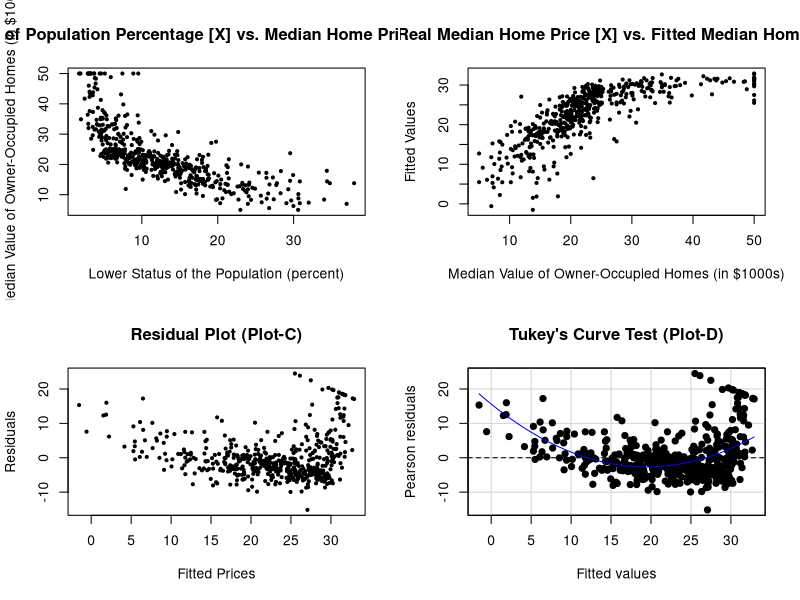
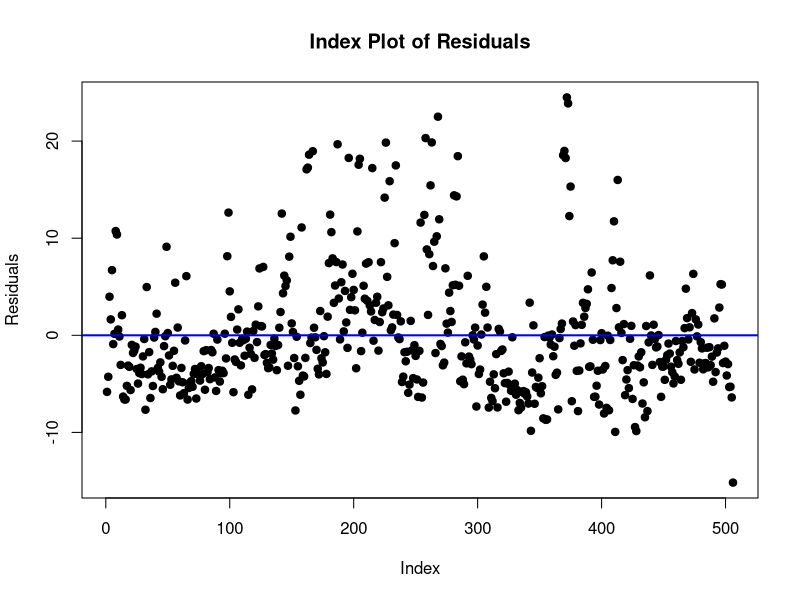
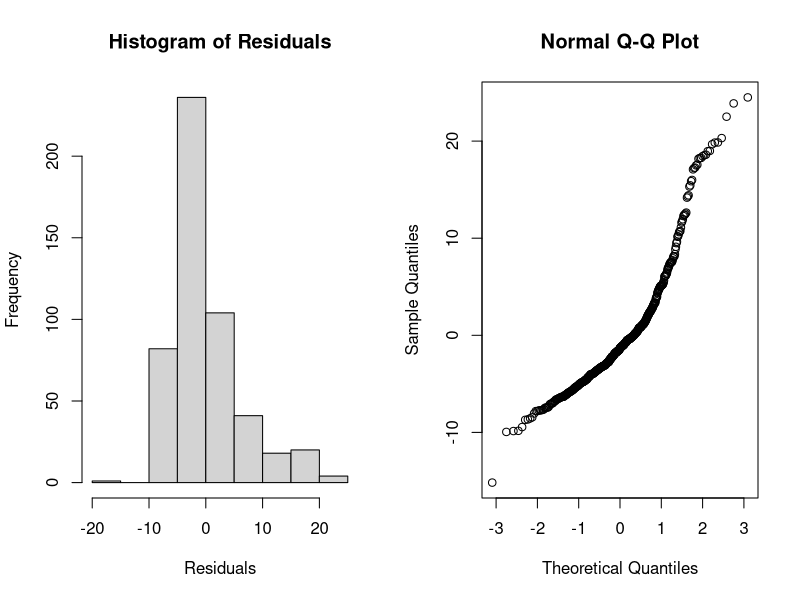
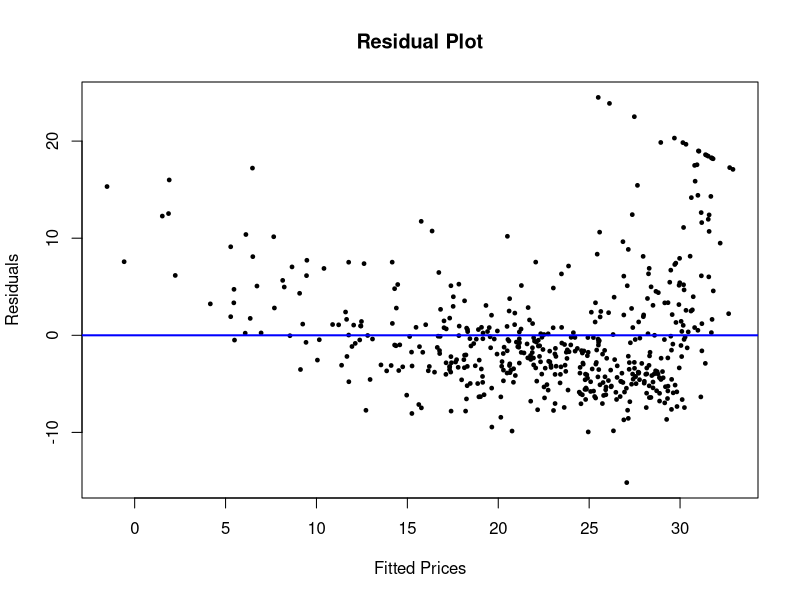

Recreate these plots in R, in order.
# install.packages("MASS")
library(MASS)
data(Boston)
help(Boston)

PCH = 19
CEX = 0.5
COL = "black"

X = Boston$lstat
Y = Boston$medv
########################################################################################################################
fit = lm(Y ~ X)
### PROBLEM-D ##########################################################################################################

########## Checking the Line Assumptions #########
# L: There is a linear relationship between X and Y variables

par(mfrow=c(2,2))

# Scatterplot of Y vs. X
plot(x=X,
     y=Y,
     xlab="Lower Status of the Population (percent)",
     ylab="Median Value of Owner-Occupied Homes (in $1000s)",
     pch=PCH,
     cex=CEX,
     main="Scatterplot of Population Percentage [X] vs. Median Home Prices [Y] (Plot-A)")

# Scatterplot of Fitted Values vs Real Values
plot(x=Y,
     y=fit$fitted.values,
     xlab="Median Value of Owner-Occupied Homes (in $1000s)",
     ylab="Fitted Values",
     pch=PCH,
     cex=CEX,
     main="Scatterplot of Real Median Home Price [X] vs. Fitted Median Home Price [Y] (Plot-B)")

# Residual Plot
plot(x=fit$fitted.values,
     y=fit$residuals,
     xlab="Fitted Prices",
     ylab="Residuals",
     pch=PCH,
     cex=CEX,
     main="Residual Plot (Plot-C)")

# Tukey Test
library(car)
Tukey.test = residualPlot(fit,pch=PCH,main="Tukey's Curve Test (Plot-D)")
Tukey.test

dev.off()


########## I: Errors are independent #########


# Index plot of residuals
plot(fit$residuals,
     pch=PCH,
     ylab="Residuals",
     main="Index Plot of Residuals")
abline(h=mean(fit$residuals),lwd=2,col="blue")


######### N: Errors are normally distributed ##########


par(mfrow=c(1,2))
# Histogram of residuals
hist(fit$residuals,
     main="Histogram of Residuals",
     xlab="Residuals",)

# Normal Q-Q Plot
qqnorm(fit$residuals,
       main="Normal Q-Q Plot",)

dev.off()


# ########## E: Errors are homoscedastic/have equal variance, Var(ϵ) = σ2 ##########
#
#
# Residual plot
plot(x=fit$fitted.values,
     y=fit$residuals,
     xlab="Fitted Prices",
     ylab="Residuals",
     pch=PCH,
     cex=CEX,
     main="Residual Plot")
abline(h=mean(fit$residuals),lwd=2,col="blue")

# BP-Test
library(lmtest)
bptest(fit)
